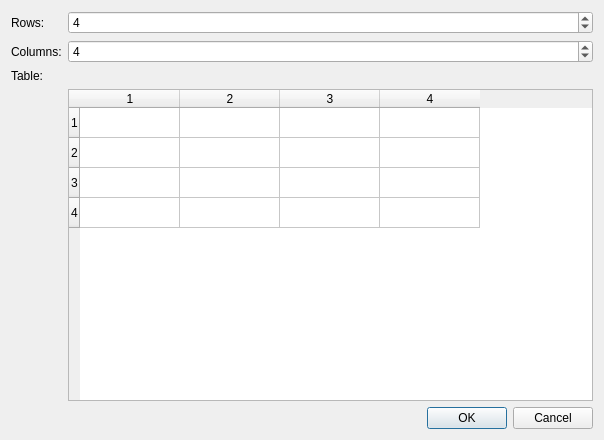
<?xml version="1.0" encoding="UTF-8"?>
<ui version="4.0">
 <class>TableToolDialog</class>
 <widget class="QDialog" name="TableToolDialog">
  <property name="geometry">
   <rect>
    <x>0</x>
    <y>0</y>
    <width>604</width>
    <height>440</height>
   </rect>
  </property>
  <property name="sizePolicy">
   <sizepolicy hsizetype="Expanding" vsizetype="Expanding">
    <horstretch>0</horstretch>
    <verstretch>0</verstretch>
   </sizepolicy>
  </property>
  <property name="sizeIncrement">
   <size>
    <width>300</width>
    <height>200</height>
   </size>
  </property>
  <property name="windowTitle">
   <string>Insert Table</string>
  </property>
  <layout class="QFormLayout" name="formLayout">
   <item row="0" column="0">
    <widget class="QLabel" name="rowsLabel">
     <property name="text">
      <string>Rows:</string>
     </property>
    </widget>
   </item>
   <item row="0" column="1">
    <widget class="QSpinBox" name="rowsSpinBox">
     <property name="minimum">
      <number>2</number>
     </property>
     <property name="value">
      <number>4</number>
     </property>
    </widget>
   </item>
   <item row="1" column="0">
    <widget class="QLabel" name="columnsLabel">
     <property name="text">
      <string>Columns:</string>
     </property>
    </widget>
   </item>
   <item row="1" column="1">
    <widget class="QSpinBox" name="columnsSpinBox">
     <property name="minimum">
      <number>1</number>
     </property>
     <property name="value">
      <number>4</number>
     </property>
    </widget>
   </item>
   <item row="2" column="0">
    <widget class="QLabel" name="tableLabel">
     <property name="text">
      <string>Table:</string>
     </property>
    </widget>
   </item>
   <item row="4" column="0" colspan="2">
    <widget class="QDialogButtonBox" name="buttonBox">
     <property name="orientation">
      <enum>Qt::Horizontal</enum>
     </property>
     <property name="standardButtons">
      <set>QDialogButtonBox::Cancel|QDialogButtonBox::Ok</set>
     </property>
    </widget>
   </item>
   <item row="3" column="1">
    <widget class="QTableWidget" name="tableWidget">
     <property name="sizePolicy">
      <sizepolicy hsizetype="Expanding" vsizetype="Expanding">
       <horstretch>0</horstretch>
       <verstretch>1</verstretch>
      </sizepolicy>
     </property>
     <property name="minimumSize">
      <size>
       <width>103</width>
       <height>57</height>
      </size>
     </property>
     <property name="rowCount">
      <number>4</number>
     </property>
     <property name="columnCount">
      <number>4</number>
     </property>
     <row/>
     <row/>
     <row/>
     <row/>
     <column/>
     <column/>
     <column/>
     <column/>
    </widget>
   </item>
  </layout>
 </widget>
 <resources/>
 <connections>
  <connection>
   <sender>buttonBox</sender>
   <signal>accepted()</signal>
   <receiver>TableToolDialog</receiver>
   <slot>accept()</slot>
   <hints>
    <hint type="sourcelabel">
     <x>168</x>
     <y>94</y>
    </hint>
    <hint type="destinationlabel">
     <x>157</x>
     <y>113</y>
    </hint>
   </hints>
  </connection>
  <connection>
   <sender>buttonBox</sender>
   <signal>rejected()</signal>
   <receiver>TableToolDialog</receiver>
   <slot>reject()</slot>
   <hints>
    <hint type="sourcelabel">
     <x>168</x>
     <y>100</y>
    </hint>
    <hint type="destinationlabel">
     <x>177</x>
     <y>113</y>
    </hint>
   </hints>
  </connection>
  <connection>
   <sender>rowsSpinBox</sender>
   <signal>valueChanged(int)</signal>
   <receiver>TableToolDialog</receiver>
   <slot>tableSizeChanged()</slot>
   <hints>
    <hint type="sourcelabel">
     <x>102</x>
     <y>20</y>
    </hint>
    <hint type="destinationlabel">
     <x>41</x>
     <y>21</y>
    </hint>
   </hints>
  </connection>
  <connection>
   <sender>columnsSpinBox</sender>
   <signal>valueChanged(int)</signal>
   <receiver>TableToolDialog</receiver>
   <slot>tableSizeChanged()</slot>
   <hints>
    <hint type="sourcelabel">
     <x>93</x>
     <y>46</y>
    </hint>
    <hint type="destinationlabel">
     <x>10</x>
     <y>57</y>
    </hint>
   </hints>
  </connection>
 </connections>
 <slots>
  <slot>tableSizeChanged()</slot>
 </slots>
</ui>
